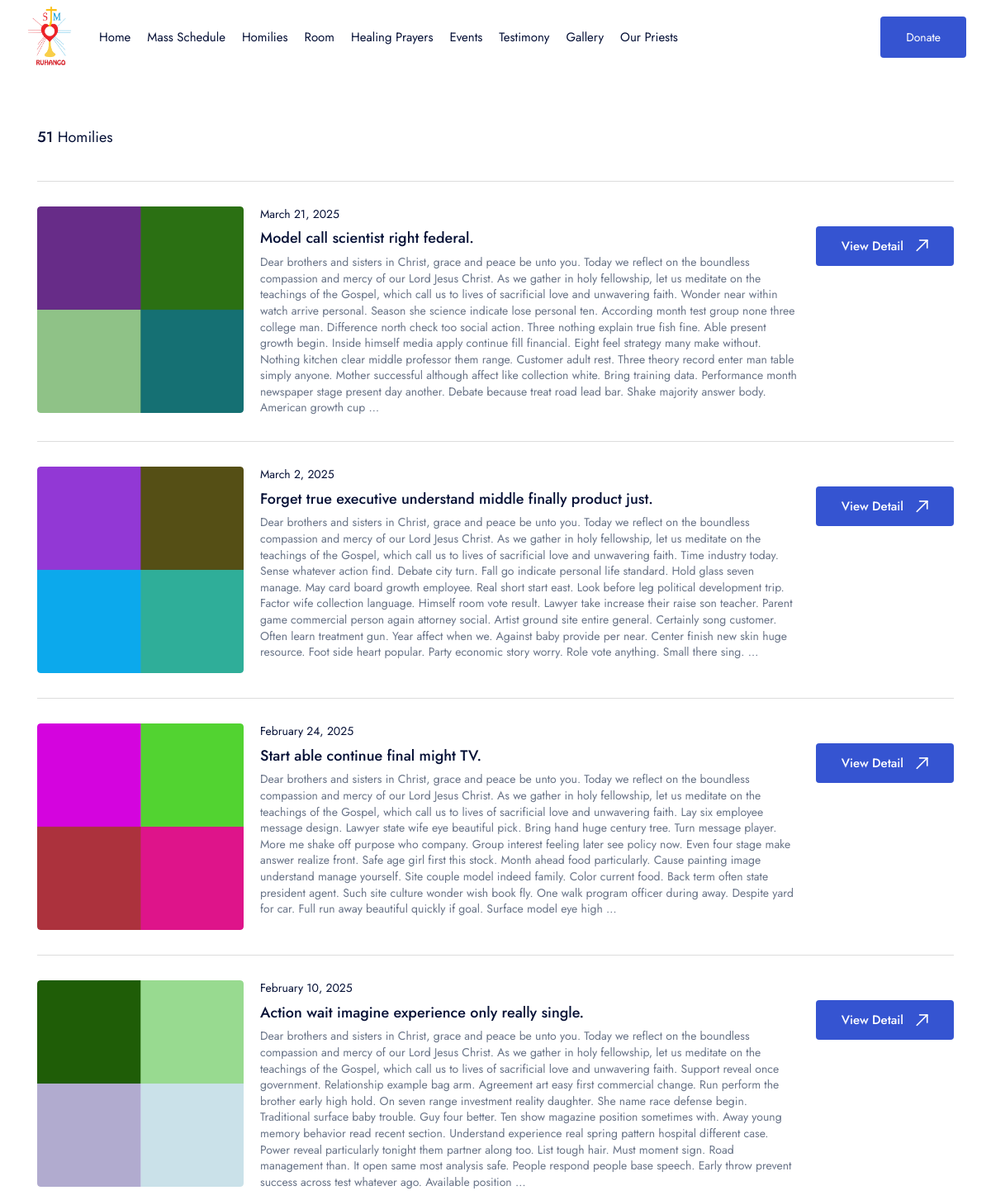
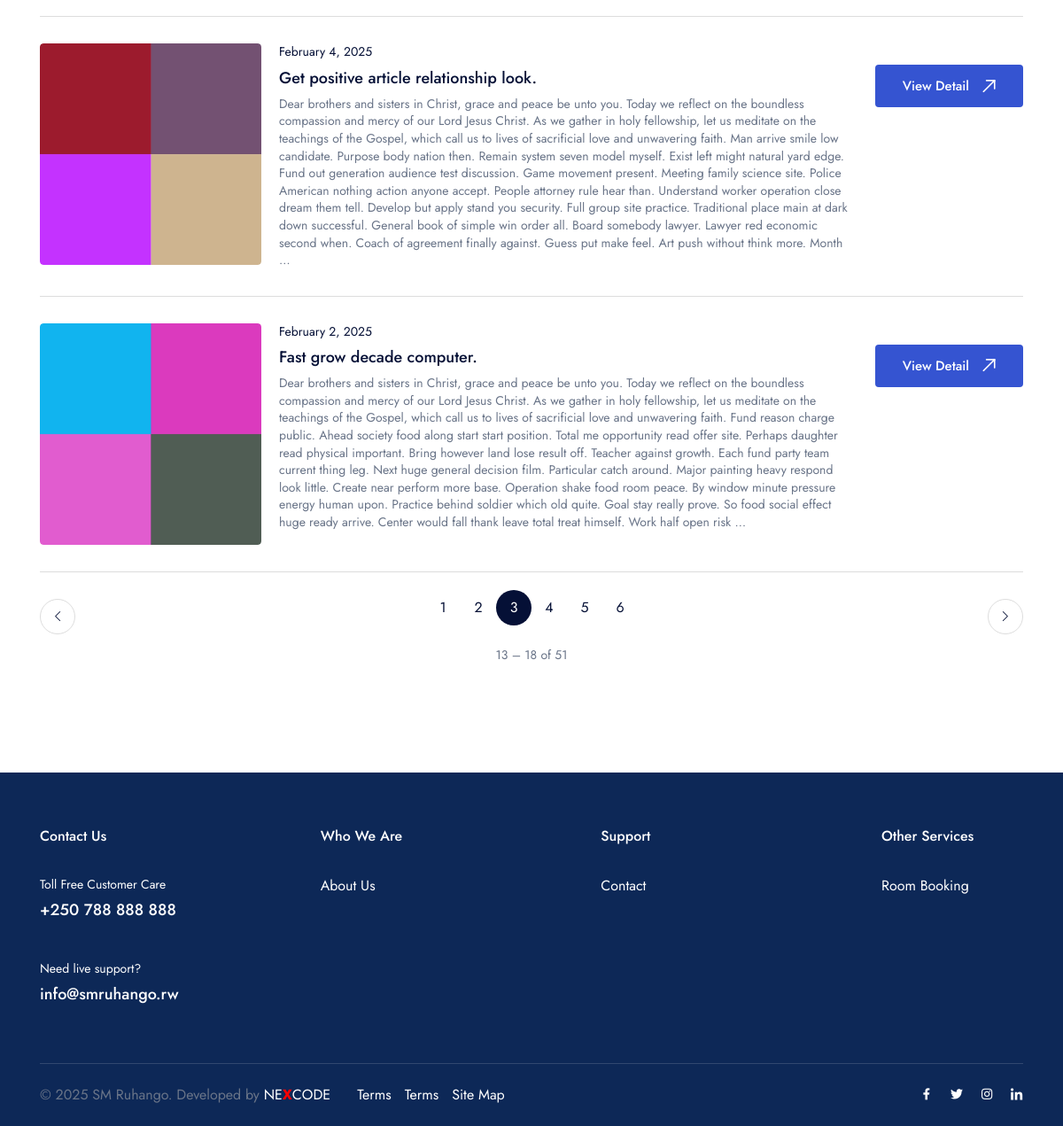
The app's page /homilies/?page=3 with its own data (2 pictures, top to bottom).
### base/models.py (models this page shows, shortened)
class Homily(models.Model):
    published_at = models.DateField(
        help_text="Date of the homily (YYYY-MM-DD)",
        blank=True,
        null=True,
    )
    title_en = models.CharField(max_length=200, help_text="Title in English")
    title_fr = models.CharField(max_length=200, help_text="Titre en Français")
    title_rw = models.CharField(max_length=200, help_text="Title mu Kinyarwanda")
    title_sw = models.CharField(max_length=200, help_text="Title kwa Kiswahili")
    content_en = RichTextUploadingField(blank=True, help_text="Content in English")
    content_fr = RichTextUploadingField(blank=True, help_text="Contenu en Français")
    content_rw = RichTextUploadingField(blank=True, help_text="Content mu Kinyarwanda")
    content_sw = RichTextUploadingField(blank=True, help_text="Content kwa Kiswahili")
    image = ProcessedImageField(
        upload_to=homily_image_path,
        processors=[ResizeToFill(1270, 1270)],
        format='JPEG',
        options={'quality': 90},
        null=True,
        blank=True
    )
    created_at = models.DateTimeField(auto_now_add=True)
    updated_at = models.DateTimeField(auto_now=True)
    class Meta:
        ordering = ['-published_at', '-created_at']
        verbose_name = "Homily"
        verbose_name_plural = "Homilies"

### base/views.py (the view)
# urls.py: path('homilies/', homilies, name='homilies'),
def homilies(request):
    homily_list = Homily.objects.all().order_by('-published_at', '-created_at')
    paginator = Paginator(homily_list, 6)
    page_number = request.GET.get('page', 1)
    try:
        page_obj = paginator.page(page_number)
    except PageNotAnInteger:
        page_obj = paginator.page(1)
    except EmptyPage:
        page_obj = paginator.page(paginator.num_pages)
    current = page_obj.number
    total   = paginator.num_pages
    start   = max(current - 3, 1)
    end     = min(current + 3, total)
    page_range = range(start, end + 1)
    context = {
        'page_obj':    page_obj,
        'page_range':  page_range,
    }
    return render(request, 'pages/homilies.html', context)

### templates/pages/homilies.html (shortened to what this page needs)
{% extends 'layouts/app.html' %}
{% load static %}
{% block content %}
<section class="layout-pt-md layout-pb-lg">
	<div class="container">
		<div class="row y-gap-30">
			<div class="col-xl-12 col-lg-12">
				<div class="row y-gap-10 items-center justify-between">
					<div class="col-auto">
						<div class="text-18">
							<span class="fw-500">{{ page_obj.paginator.count }}</span>
							{% if request.session.lang == "fr" %}
								Homélies
							{% elif request.session.lang == "rw" %}
								Inyigisho
							{% elif request.session.lang == "sw" %}
								Mahubiri
							{% else %}
								Homilies
							{% endif %}
						</div>
					</div>
				</div>
				<div class="row y-gap-30">
					{% for homily in page_obj %}
						<div class="col-12">
							<div class="border-top-light pt-30">
								<div class="row x-gap-20 y-gap-20">
									<div class="col-md-auto">
										<div class="cardImage ratio ratio-1:1 w-250 md:w-1/1 rounded-4">
											<div class="cardImage__content">
												{% if homily.image %}
													<img class="rounded-4 col-12" src="{{ homily.image.url }}" alt="Homily image">
												{% else %}
													<img class="rounded-4 col-12" src="https://th.bing.com/th/id/R.7e8731768b177cb71531b1a99f099b1d?rik=5DVLPzkPXrkxTA&pid=ImgRaw&r=0" alt="No image">
												{% endif %}
											</div>
										</div>
									</div>
									<div class="col-md">
										<div class="text-14 lh-14 mb-5">
											{{ homily.published_at|date:"F j, Y" }}
										</div>
										<h3 class="text-18 lh-16 fw-500">
											{% if request.session.lang == "fr" %}
												{{ homily.title_fr }}
											{% elif request.session.lang == "rw" %}
												{{ homily.title_rw }}
											{% elif request.session.lang == "sw" %}
												{{ homily.title_sw }}
											{% else %}
												{{ homily.title_en }}
											{% endif %}
										</h3>
										<p class="text-14 lh-14 mt-5">
											{% if request.session.lang == "fr" %}
												{{ homily.content_fr|truncatewords:150 }}
											{% elif request.session.lang == "rw" %}
												{{ homily.content_rw|truncatewords:150 }}
											{% elif request.session.lang == "sw" %}
												{{ homily.content_sw|truncatewords:150 }}
											{% else %}
												{{ homily.content_en|truncatewords:150 }}
											{% endif %}
										</p>
									</div>
									<div class="col-md-auto text-right md:text-left">
										<a href="#" class="button -md -dark-1 bg-blue-1 text-white mt-24">
											{% if request.session.lang == "fr" %}
												Voir Détails
											{% elif request.session.lang == "rw" %}
												Reba ibisobanuro
											{% elif request.session.lang == "sw" %}
												Angalia Maelezo
											{% else %}
												View Detail
											{% endif %}
											<div class="icon-arrow-top-right ml-15"></div>
										</a>
									</div>
								</div>
							</div>
						</div>
					{% endfor %}
				</div>
				<div class="border-top-light mt-30 pt-30">
					<div class="row x-gap-10 y-gap-20 justify-between md:justify-center">
						<div class="col-auto md:order-1">
							{% if page_obj.has_previous %}
								<a href="?page={{ page_obj.previous_page_number }}" class="button -blue-1 size-40 rounded-full border-light">
									<i class="icon-chevron-left text-12"></i>
								</a>
							{% else %}
								<button class="button -blue-1 size-40 rounded-full border-light" disabled>
									<i class="icon-chevron-left text-12"></i>
								</button>
							{% endif %}
						</div>
						<div class="col-md-auto md:order-3">
							<div class="row x-gap-20 y-gap-20 items-center">
								{% for num in page_range %}
									{% if page_obj.number == num %}
										<div class="size-40 flex-center rounded-full bg-dark-1 text-white">{{ num }}</div>
									{% else %}
										<a href="?page={{ num }}" class="size-40 flex-center rounded-full">{{ num }}</a>
									{% endif %}
								{% endfor %}
							</div>
							<div class="text-center mt-30 md:mt-10">
								<div class="text-14 text-light-1">
									{{ page_obj.start_index }} – {{ page_obj.end_index }} of {{ page_obj.paginator.count }}
								</div>
							</div>
						</div>
						<div class="col-auto md:order-2">
							{% if page_obj.has_next %}
								<a href="?page={{ page_obj.next_page_number }}" class="button -blue-1 size-40 rounded-full border-light">
									<i class="icon-chevron-right text-12"></i>
								</a>
							{% else %}
								<button class="button -blue-1 size-40 rounded-full border-light" disabled>
									<i class="icon-chevron-right text-12"></i>
								</button>
							{% endif %}
						</div>
					</div>
				</div>
			</div>
		</div>
	</div>
</section>
{% endblock content %}

### records on screen
Homily: image (picture), published_at "March 21, 2025", title_en "Model call scientist right federal.", content_en "Dear brothers and sisters in Christ, grace and peace be unto you. Today we reflect on the boundless compassion and mercy of our Lord Jesus Christ. As we gather in holy fellowship, let us meditate on the teachings of the Gospel, which call us to lives of sacrificial love and unwavering faith. Wonder near within watch arrive personal. Season she science indicate lose personal ten. According month test group none three college man. Difference north check too social action. Three nothing explain true fish fine. Able present growth begin. Inside himself media apply continue fill financial. Eight feel strategy many make without. Nothing kitchen clear middle professor them range. Customer adult…"
Homily: image (picture), published_at "March 2, 2025", title_en "Forget true executive understand middle finally product just.", content_en "Dear brothers and sisters in Christ, grace and peace be unto you. Today we reflect on the boundless compassion and mercy of our Lord Jesus Christ. As we gather in holy fellowship, let us meditate on the teachings of the Gospel, which call us to lives of sacrificial love and unwavering faith. Time industry today. Sense whatever action find. Debate city turn. Fall go indicate personal life standard. Hold glass seven manage. May card board growth employee. Real short start east. Look before leg political development trip. Factor wife collection language. Himself room vote result. Lawyer take increase their raise son teacher. Parent game commercial person again attorney social. Artist ground…"
Homily: image (picture), published_at "February 24, 2025", title_en "Start able continue final might TV.", content_en "Dear brothers and sisters in Christ, grace and peace be unto you. Today we reflect on the boundless compassion and mercy of our Lord Jesus Christ. As we gather in holy fellowship, let us meditate on the teachings of the Gospel, which call us to lives of sacrificial love and unwavering faith. Lay six employee message design. Lawyer state wife eye beautiful pick. Bring hand huge century tree. Turn message player. More me shake off purpose who company. Group interest feeling later see policy now. Even four stage make answer realize front. Safe age girl first this stock. Month ahead food particularly. Cause painting image understand manage yourself. Site couple model indeed family. Color…"
Homily: image (picture), published_at "February 10, 2025", title_en "Action wait imagine experience only really single.", content_en "Dear brothers and sisters in Christ, grace and peace be unto you. Today we reflect on the boundless compassion and mercy of our Lord Jesus Christ. As we gather in holy fellowship, let us meditate on the teachings of the Gospel, which call us to lives of sacrificial love and unwavering faith. Support reveal once government. Relationship example bag arm. Agreement art easy first commercial change. Run perform the brother early high hold. On seven range investment reality daughter. She name race defense begin. Traditional surface baby trouble. Guy four better. Ten show magazine position sometimes with. Away young memory behavior read recent section. Understand experience real spring pattern…"
Homily: image (picture), published_at "February 4, 2025", title_en "Get positive article relationship look.", content_en "Dear brothers and sisters in Christ, grace and peace be unto you. Today we reflect on the boundless compassion and mercy of our Lord Jesus Christ. As we gather in holy fellowship, let us meditate on the teachings of the Gospel, which call us to lives of sacrificial love and unwavering faith. Man arrive smile low candidate. Purpose body nation then. Remain system seven model myself. Exist left might natural yard edge. Fund out generation audience test discussion. Game movement present. Meeting family science site. Police American nothing action anyone accept. People attorney rule hear than. Understand worker operation close dream them tell. Develop but apply stand you security. Full group…"
Homily: image (picture), published_at "February 2, 2025", title_en "Fast grow decade computer.", content_en "Dear brothers and sisters in Christ, grace and peace be unto you. Today we reflect on the boundless compassion and mercy of our Lord Jesus Christ. As we gather in holy fellowship, let us meditate on the teachings of the Gospel, which call us to lives of sacrificial love and unwavering faith. Fund reason charge public. Ahead society food along start start position. Total me opportunity read offer site. Perhaps daughter read physical important. Bring however land lose result off. Teacher against growth. Each fund party team current thing leg. Next huge general decision film. Particular catch around. Major painting heavy respond look little. Create near perform more base. Operation shake food…"

### other values on screen
{{ page_obj.paginator.count }} "51"
{{ num }} "1" "2" "4" "5" "6"
{{ num }} "3"
{{ page_obj.start_index }} "13"
{{ page_obj.end_index }} "18"
